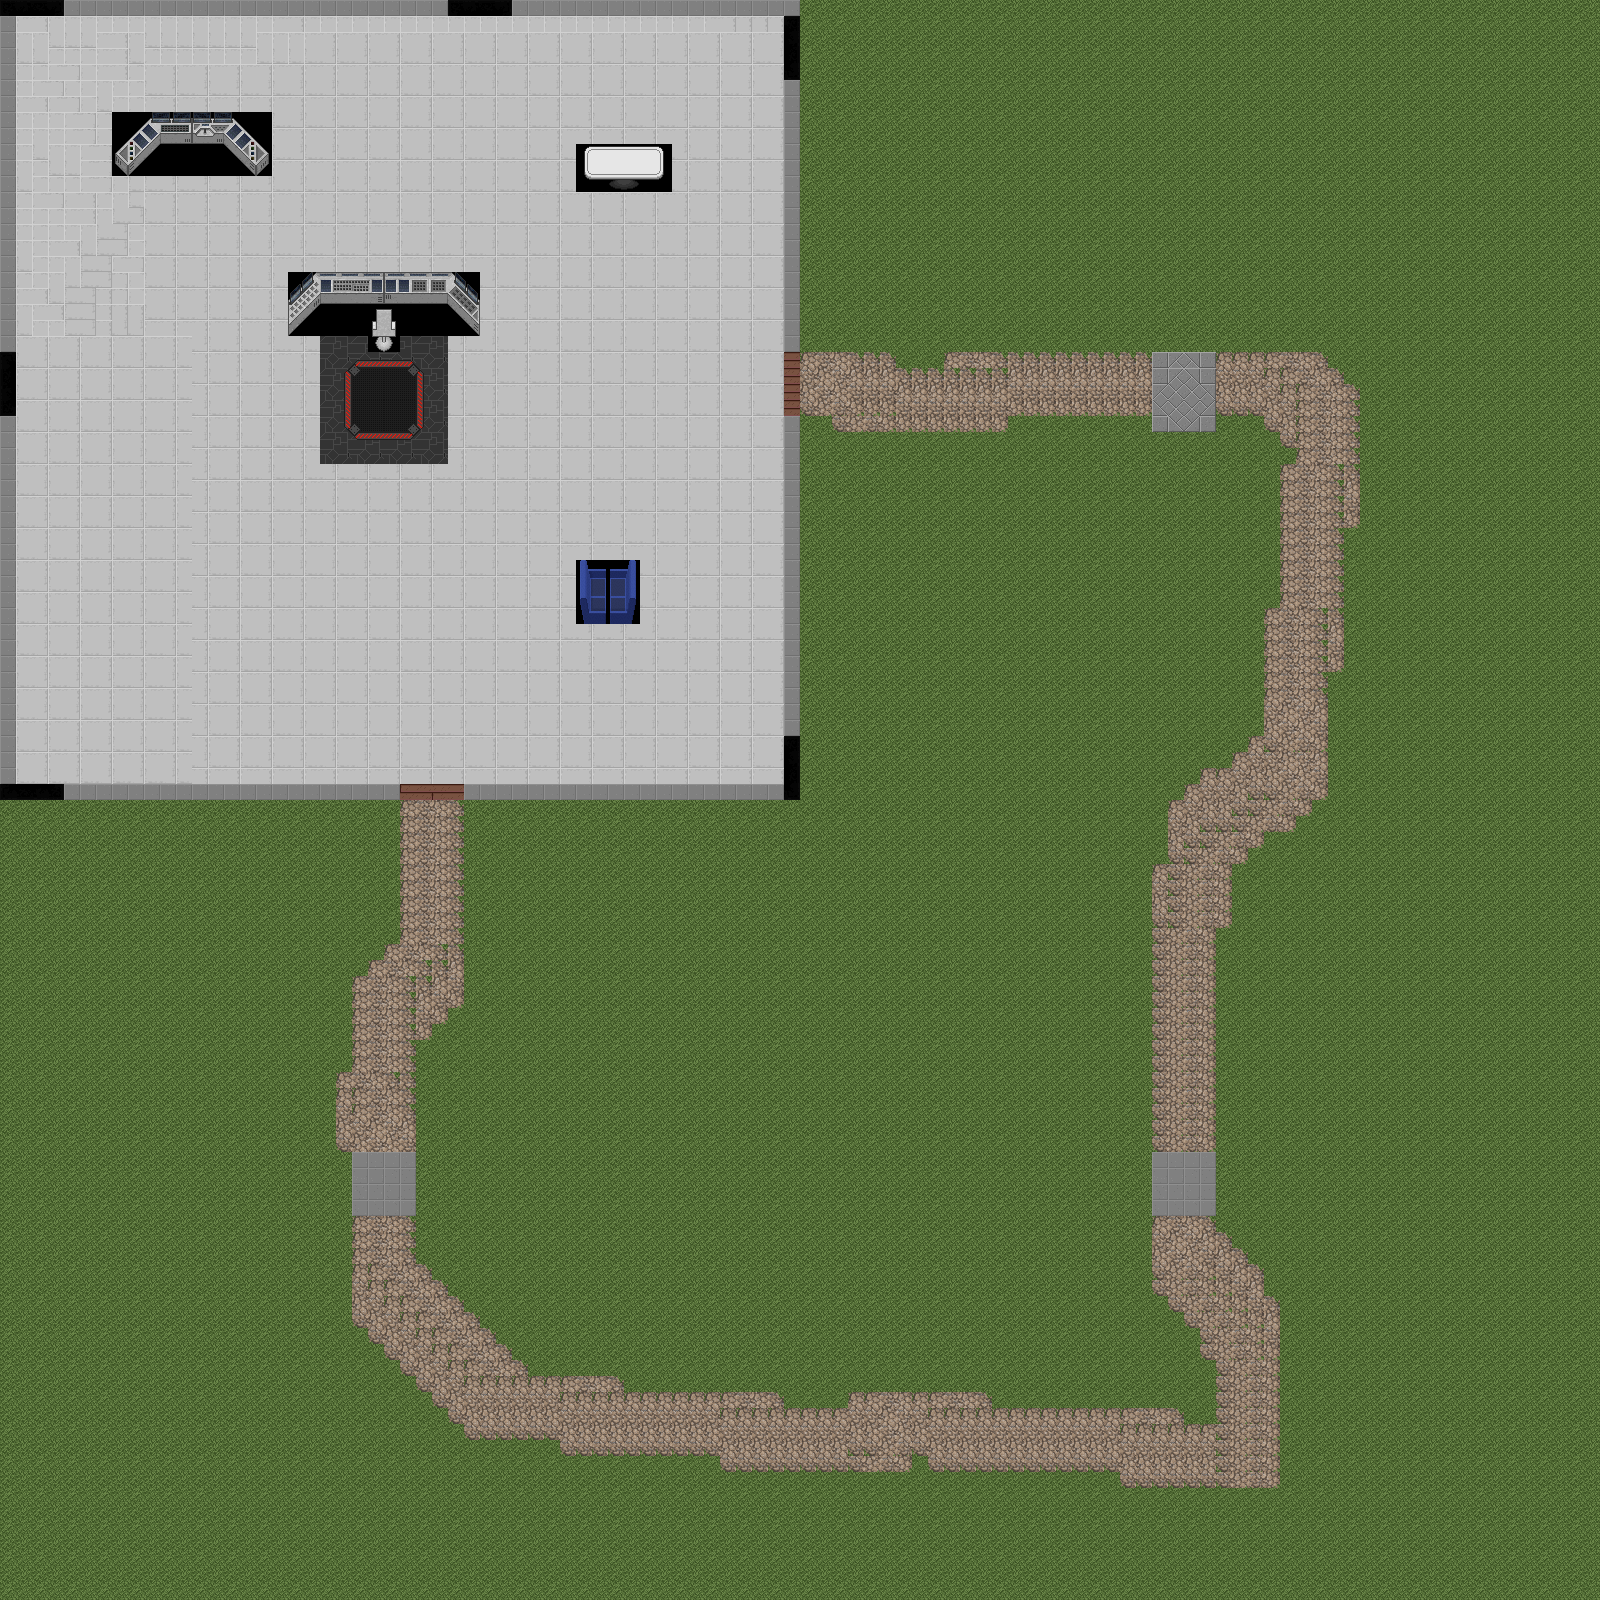

Below is a game level as drawn by its tile map, then a one-line description and the .tmx that defines it (tile-layer data replaced by summaries):
An orthogonal 100x100 tile map with 16x16 px tiles, 1 tile layer (Calque de Tuiles 1), 2 tilesets and 7 objects (6x collision, player).

<map version="1.5" tiledversion="1.7.2" orientation="orthogonal" renderorder="right-down" width="100" height="100" tilewidth="16" tileheight="16" infinite="0" nextlayerid="5" nextobjectid="8">
 <tileset firstgid="1" source="map_tileset/tileset.tsx" />
 <tileset firstgid="2049" source="map_tileset/grass.tsx" />
 <layer id="1" name="Calque de Tuiles 1" width="100" height="100">
  <data>[10000 cells, 10000 non-empty, 255 distinct tile ids]</data>
 </layer>
 <objectgroup id="4" name="Objects">
  <object id="1" name="player" x="580" y="405.333">
   <point />
  </object>
  <object id="2" type="collision" x="0.5" y="-0.25" width="15" height="1600.25" />
  <object id="3" type="collision" x="0.5" y="1589.5" width="1599.25" height="10" />
  <object id="4" type="collision" x="1585" y="0" width="15.5" height="1599.5" />
  <object id="5" type="collision" x="0.5" y="0.75" width="1599.25" height="14.75" />
  <object id="6" type="collision" x="0.75" y="784" width="798.25" height="14.5" />
  <object id="7" type="collision" x="784.25" y="0.25" width="14.75" height="797.5" />
 </objectgroup>
</map>
